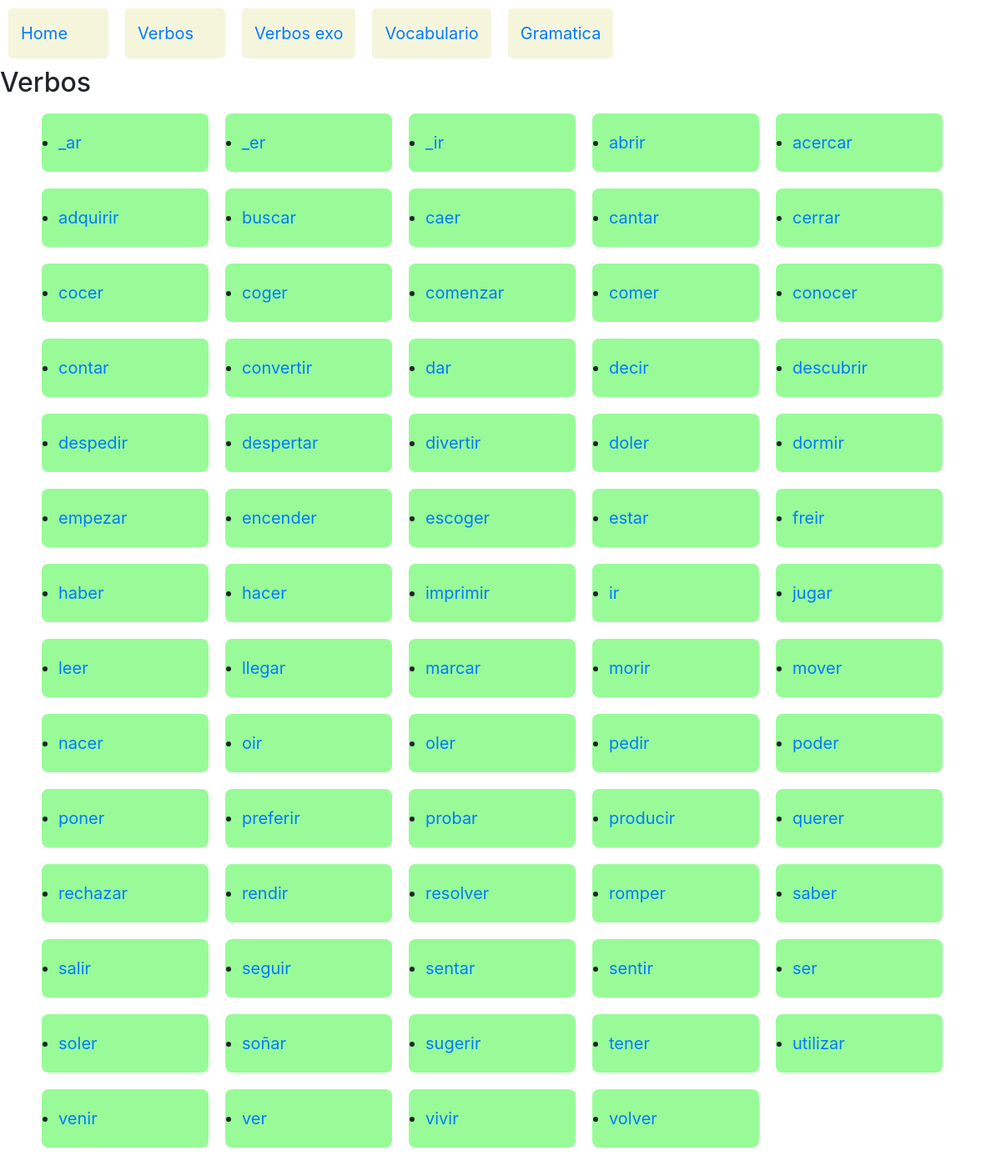
/verbos/verbos/, run on an earlier commit of the app's database.
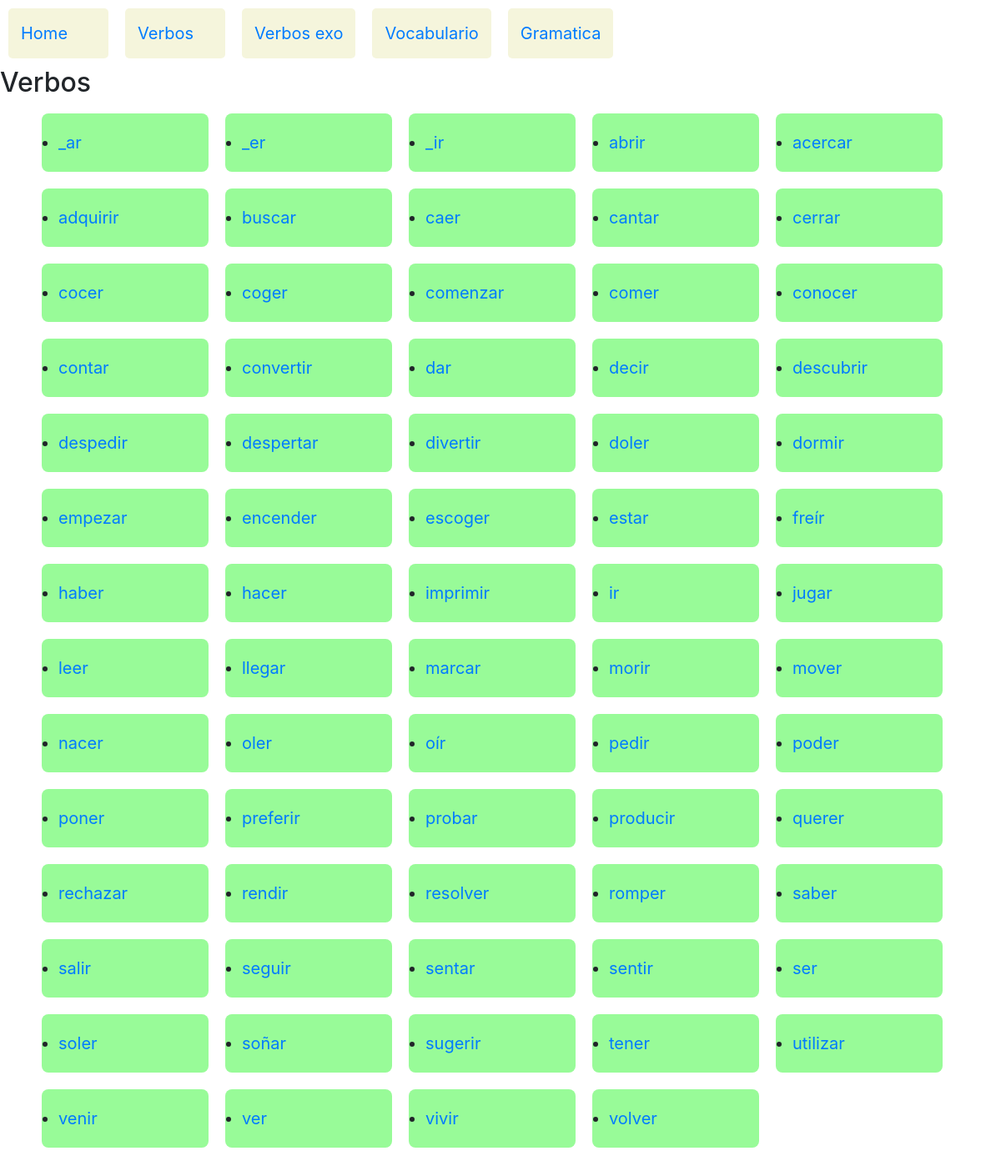
And on a later commit of the database.
### verbos/models.py (models this page shows)
class Verbo(models.Model):
    verbo = models.CharField(max_length=32)
    tipo=models.ForeignKey(Verbotipo,on_delete=models.SET_NULL,related_name="tipo_v",null=True)
    def __str__(self):
        return self.verbo

### verbos/views.py (the view)
# urls.py: path('verbos/',include('verbos.urls')),
def verbos(request):
    verbos = Verbo.objects.all()
    tiempos = Tiempo.objects.all()
    pronombres = Pronombre.objects.all()
    context= {
            "verbos" : verbos,
            "title" : "verbos liste" ,
            "tiempos" : tiempos ,
            "pronombres" : pronombres
            }
    return render(request,"verbos/verbos.html",context)

### verbos/templates/verbos/verbos.html
{% extends 'verbos/layout.html' %}
{% block body1 %}
<h2> Verbos </h2>
<div id = "container">
<ul>
	<div id="container">
	{% for verbo  in verbos %}
	<div>
	<li>
		<a href= "{% url 'verbo' verbo.id %}" >{{ verbo  }}</a>   </li>
	</div>
	{% endfor %}
</ul>
	</div>
{% endblock %}

What changed in the data, as far as the page shows it:
removed Verbo: verbo "freir"
removed Verbo: verbo "oir"
added Verbo: verbo "freír"
added Verbo: verbo "oír"
